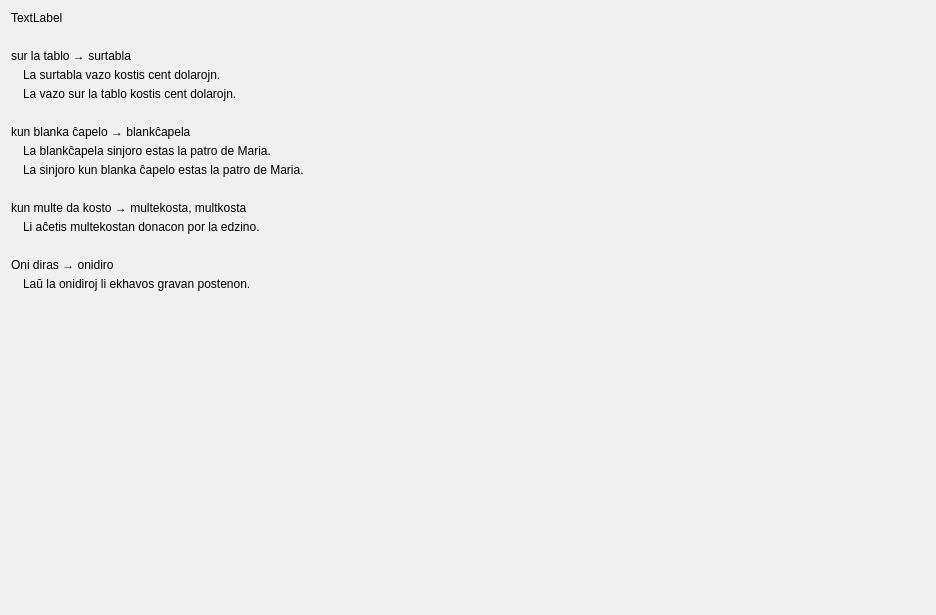
         <widget class="QWidget" name="scrollAreaWidgetContents_7">
          <property name="geometry">
           <rect>
            <x>0</x>
            <y>0</y>
            <width>936</width>
            <height>615</height>
           </rect>
          </property>
          <layout class="QVBoxLayout" name="verticalLayout_48">
           <property name="spacing">
            <number>24</number>
           </property>
           <item>
            <widget class="QLabel" name="Lec12_Label44">
             <property name="sizePolicy">
              <sizepolicy hsizetype="Preferred" vsizetype="Maximum">
               <horstretch>0</horstretch>
               <verstretch>0</verstretch>
              </sizepolicy>
             </property>
             <property name="text">
              <string>TextLabel</string>
             </property>
             <property name="wordWrap">
              <bool>true</bool>
             </property>
            </widget>
           </item>
           <item>
            <layout class="QVBoxLayout" name="verticalLayout_43">
             <property name="spacing">
              <number>5</number>
             </property>
             <item>
              <widget class="neklakebla_nova" name="pushButton_67">
               <property name="text">
                <string>sur la tablo → surtabla  </string>
               </property>
               <property name="wordWrap">
                <bool>true</bool>
               </property>
              </widget>
             </item>
             <item>
              <layout class="QHBoxLayout" name="horizontalLayout_91">
               <property name="spacing">
                <number>5</number>
               </property>
               <item>
                <widget class="label_sago_reversa" name="label_2">
                 <property name="sizePolicy">
                  <sizepolicy hsizetype="Maximum" vsizetype="Preferred">
                   <horstretch>0</horstretch>
                   <verstretch>0</verstretch>
                  </sizepolicy>
                 </property>
                 <property name="text">
                  <string/>
                 </property>
                 <property name="pixmap">
                  <pixmap resource="../resources/ikonoj.qrc">:/ikonoj/sago_revena.png</pixmap>
                 </property>
                </widget>
               </item>
               <item>
                <widget class="neklakebla_nova" name="pushButton_68">
                 <property name="text">
                  <string>La surtabla vazo kostis cent dolarojn.</string>
                 </property>
                 <property name="wordWrap">
                  <bool>true</bool>
                 </property>
                </widget>
               </item>
              </layout>
             </item>
             <item>
              <layout class="QHBoxLayout" name="horizontalLayout_89">
               <item>
                <widget class="QLabel" name="label_10">
                 <property name="sizePolicy">
                  <sizepolicy hsizetype="Maximum" vsizetype="Preferred">
                   <horstretch>0</horstretch>
                   <verstretch>0</verstretch>
                  </sizepolicy>
                 </property>
                 <property name="text">
                  <string/>
                 </property>
                 <property name="pixmap">
                  <pixmap resource="../resources/ikonoj.qrc">:/ikonoj/egala.png</pixmap>
                 </property>
                 <property name="tipo" stdset="0">
                  <string>egala</string>
                 </property>
                </widget>
               </item>
               <item>
                <widget class="neklakebla_nova" name="pushButton_77">
                 <property name="text">
                  <string>La vazo sur la tablo kostis cent dolarojn.</string>
                 </property>
                 <property name="wordWrap">
                  <bool>true</bool>
                 </property>
                </widget>
               </item>
              </layout>
             </item>
            </layout>
           </item>
           <item>
            <layout class="QVBoxLayout" name="verticalLayout_13">
             <property name="spacing">
              <number>5</number>
             </property>
             <item>
              <widget class="neklakebla_nova" name="pushButton_69">
               <property name="text">
                <string>kun blanka ĉapelo → blankĉapela </string>
               </property>
               <property name="wordWrap">
                <bool>true</bool>
               </property>
              </widget>
             </item>
             <item>
              <layout class="QHBoxLayout" name="horizontalLayout_87">
               <property name="spacing">
                <number>5</number>
               </property>
               <item>
                <widget class="label_sago_reversa" name="label_4">
                 <property name="sizePolicy">
                  <sizepolicy hsizetype="Maximum" vsizetype="Preferred">
                   <horstretch>0</horstretch>
                   <verstretch>0</verstretch>
                  </sizepolicy>
                 </property>
                 <property name="text">
                  <string/>
                 </property>
                 <property name="pixmap">
                  <pixmap resource="../resources/ikonoj.qrc">:/ikonoj/sago_revena.png</pixmap>
                 </property>
                </widget>
               </item>
               <item>
                <widget class="neklakebla_nova" name="pushButton_70">
                 <property name="text">
                  <string>La blankĉapela sinjoro estas la patro de Maria.</string>
                 </property>
                 <property name="wordWrap">
                  <bool>true</bool>
                 </property>
                </widget>
               </item>
              </layout>
             </item>
             <item>
              <layout class="QHBoxLayout" name="horizontalLayout_85">
               <property name="spacing">
                <number>5</number>
               </property>
               <item>
                <widget class="QLabel" name="label_5">
                 <property name="sizePolicy">
                  <sizepolicy hsizetype="Maximum" vsizetype="Preferred">
                   <horstretch>0</horstretch>
                   <verstretch>0</verstretch>
                  </sizepolicy>
                 </property>
                 <property name="text">
                  <string/>
                 </property>
                 <property name="pixmap">
                  <pixmap resource="../resources/ikonoj.qrc">:/ikonoj/egala.png</pixmap>
                 </property>
                 <property name="tipo" stdset="0">
                  <string>egala</string>
                 </property>
                </widget>
               </item>
               <item>
                <widget class="neklakebla_nova" name="pushButton_71">
                 <property name="text">
                  <string>La sinjoro kun blanka ĉapelo estas la patro de Maria.</string>
                 </property>
                 <property name="wordWrap">
                  <bool>true</bool>
                 </property>
                </widget>
               </item>
              </layout>
             </item>
            </layout>
           </item>
           <item>
            <layout class="QVBoxLayout" name="verticalLayout_12">
             <property name="spacing">
              <number>5</number>
             </property>
             <item>
              <widget class="neklakebla_nova" name="pushButton_72">
               <property name="text">
                <string>kun multe da kosto → multekosta, multkosta</string>
               </property>
               <property name="wordWrap">
                <bool>true</bool>
               </property>
              </widget>
             </item>
             <item>
              <layout class="QHBoxLayout" name="horizontalLayout_83">
               <property name="spacing">
                <number>5</number>
               </property>
               <item>
                <widget class="label_sago_reversa" name="label_8">
                 <property name="sizePolicy">
                  <sizepolicy hsizetype="Maximum" vsizetype="Preferred">
                   <horstretch>0</horstretch>
                   <verstretch>0</verstretch>
                  </sizepolicy>
                 </property>
                 <property name="text">
                  <string/>
                 </property>
                 <property name="pixmap">
                  <pixmap resource="../resources/ikonoj.qrc">:/ikonoj/sago_revena.png</pixmap>
                 </property>
                </widget>
               </item>
               <item>
                <widget class="neklakebla_nova" name="pushButton_73">
                 <property name="text">
                  <string>Li aĉetis multekostan donacon por la edzino.</string>
                 </property>
                 <property name="wordWrap">
                  <bool>true</bool>
                 </property>
                </widget>
               </item>
              </layout>
             </item>
            </layout>
           </item>
           <item>
            <layout class="QVBoxLayout" name="verticalLayout">
             <property name="spacing">
              <number>5</number>
             </property>
             <item>
              <widget class="neklakebla_nova" name="pushButton_74">
               <property name="text">
                <string>Oni diras → onidiro</string>
               </property>
               <property name="wordWrap">
                <bool>true</bool>
               </property>
              </widget>
             </item>
             <item>
              <layout class="QHBoxLayout" name="horizontalLayout_81">
               <property name="spacing">
                <number>5</number>
               </property>
               <item>
                <widget class="label_sago_reversa" name="label_9">
                 <property name="sizePolicy">
                  <sizepolicy hsizetype="Maximum" vsizetype="Preferred">
                   <horstretch>0</horstretch>
                   <verstretch>0</verstretch>
                  </sizepolicy>
                 </property>
                 <property name="text">
                  <string/>
                 </property>
                 <property name="pixmap">
                  <pixmap resource="../resources/ikonoj.qrc">:/ikonoj/sago_revena.png</pixmap>
                 </property>
                </widget>
               </item>
               <item>
                <widget class="neklakebla_nova" name="pushButton_75">
                 <property name="text">
                  <string>Laŭ la onidiroj li ekhavos gravan postenon.</string>
                 </property>
                 <property name="wordWrap">
                  <bool>true</bool>
                 </property>
                </widget>
               </item>
              </layout>
             </item>
            </layout>
           </item>
           <item>
            <spacer name="verticalSpacer_8">
             <property name="orientation">
              <enum>Qt::Vertical</enum>
             </property>
             <property name="sizeHint" stdset="0">
              <size>
               <width>20</width>
               <height>40</height>
              </size>
             </property>
            </spacer>
           </item>
          </layout>
         </widget>
